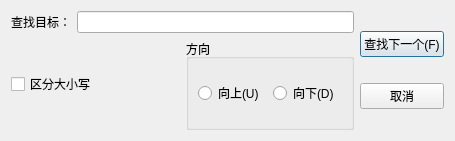
<?xml version="1.0" encoding="UTF-8"?>
<ui version="4.0">
 <class>searchDialog</class>
 <widget class="QDialog" name="searchDialog">
  <property name="geometry">
   <rect>
    <x>0</x>
    <y>0</y>
    <width>455</width>
    <height>141</height>
   </rect>
  </property>
  <property name="windowTitle">
   <string>查找</string>
  </property>
  <property name="whatsThis">
   <string/>
  </property>
  <layout class="QHBoxLayout" name="horizontalLayout_4">
   <item>
    <layout class="QVBoxLayout" name="verticalLayout_2">
     <item>
      <layout class="QHBoxLayout" name="horizontalLayout">
       <item>
        <widget class="QLabel" name="label">
         <property name="text">
          <string>查找目标：</string>
         </property>
        </widget>
       </item>
       <item>
        <widget class="QLineEdit" name="searchText"/>
       </item>
      </layout>
     </item>
     <item>
      <layout class="QHBoxLayout" name="horizontalLayout_3">
       <item>
        <widget class="QCheckBox" name="rbCaseSensetive">
         <property name="text">
          <string>区分大小写</string>
         </property>
        </widget>
       </item>
       <item>
        <widget class="QGroupBox" name="groupBox">
         <property name="title">
          <string>方向</string>
         </property>
         <layout class="QHBoxLayout" name="horizontalLayout_2">
          <item>
           <widget class="QRadioButton" name="rbUp">
            <property name="text">
             <string>向上(U)</string>
            </property>
           </widget>
          </item>
          <item>
           <widget class="QRadioButton" name="rbDown">
            <property name="text">
             <string>向下(D)</string>
            </property>
           </widget>
          </item>
         </layout>
        </widget>
       </item>
      </layout>
     </item>
    </layout>
   </item>
   <item>
    <layout class="QVBoxLayout" name="verticalLayout">
     <item>
      <widget class="QPushButton" name="btFindNext">
       <property name="text">
        <string>查找下一个(F)</string>
       </property>
      </widget>
     </item>
     <item>
      <widget class="QPushButton" name="btCancel">
       <property name="text">
        <string>取消</string>
       </property>
      </widget>
     </item>
    </layout>
   </item>
  </layout>
 </widget>
 <resources/>
 <connections/>
</ui>
